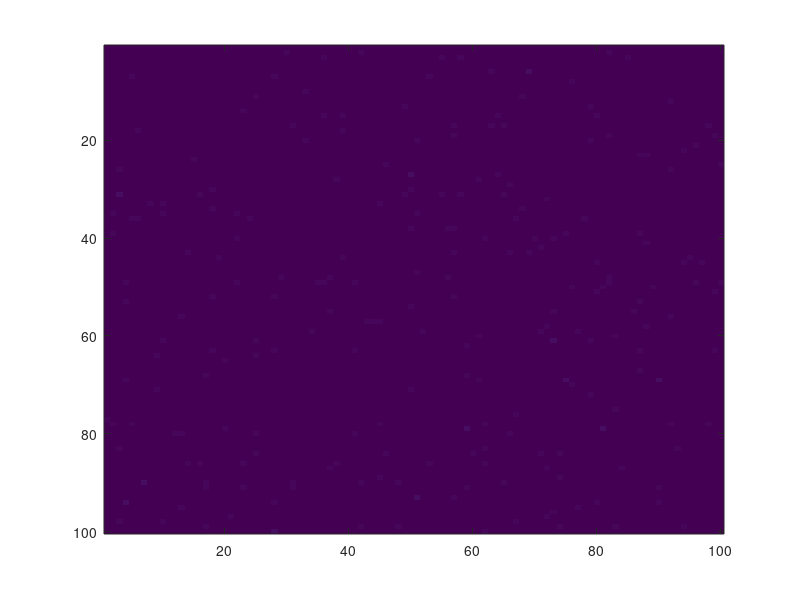
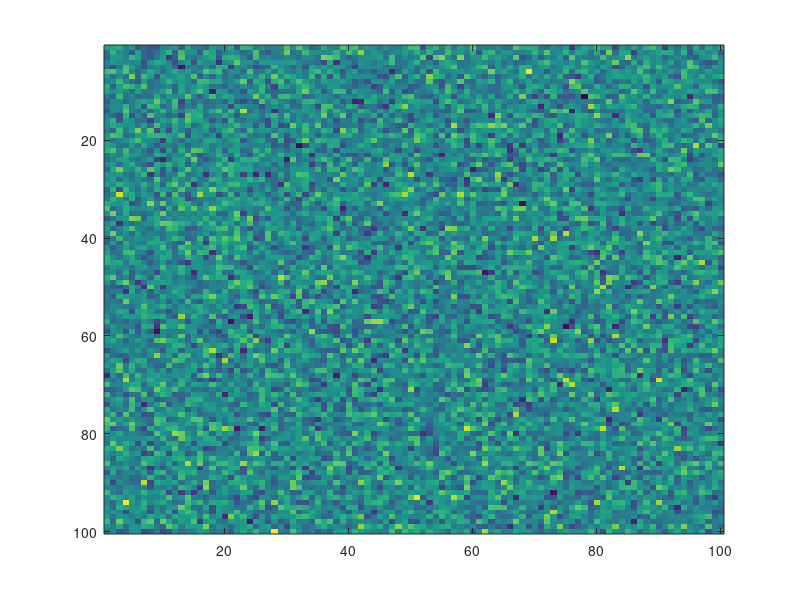

Write the MATLAB code that produced these figures, in order. (Note: this script raises an error after producing the figures.)
% this is an example of a script
% variables contain data of some type
x= 1;
st='string'; % <--- ; suppresses matlab output
y = 4e5 % <--- ; is missing

% when we use functions, you input variables in ()
x=1:6; % this : operator takes 1 step from 1 to 6 and makes a vector
m=mean(x)

% pop up an image
image % no parantheses, so matlab has a default image that says
% you messed up

% her are some image functions to display things
r= randn(100);
image(r)
figure, imagesc(r) % by default, making multiple function calls to 
%display images will overwrite previous images, adding figure first makes a
%new figure

nhist(r(:), 10) % the 10 is a second argument to the nhist function

whos
%pause(2)
close all
% the number of inputs and outputs will change based on the function
% when you call a function, matlab creates it's own function space for
% variables.
[a,b,c]=calibrateLab3(1,2,3,4,5,6);

plot(x,x+1)
ch = get(gca,'Children'); % gets the plotted object from the current axes
get(ch,'LineWidth') % returns the linewidth of the line tagged by ch





